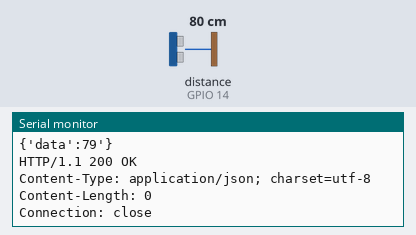
A sketch run on a simulated ESP8266 (NodeMCU). On the bench: the last lines printed to the serial monitor. Wiring (inferred from the names in the program): ultrasonic range finder: trigger GPIO 12; echo GPIO 14. Inputs (shaded band) come from the test bench; at power-on: distance to the obstacle (sensor on GPIO 14) 80 cm. The echo pulse lasts 58.3 µs per cm; WiFi joins after 1.5 s; servers stay silent unless stated; uploads are accepted with an empty reply.

Above: at 2.7 s.
2.8 s: distance to the obstacle (sensor on GPIO 14) set to 2 cm
At 4.1 s:
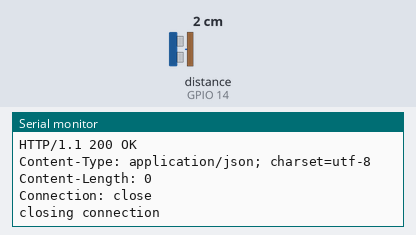
9.9 s: distance to the obstacle (sensor on GPIO 14) set to 4 cm
At 14.21 s:
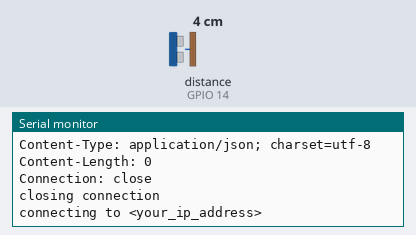
Timing chart, 0 to 15.7 s (numbered marks = the images above; inputs shaded):
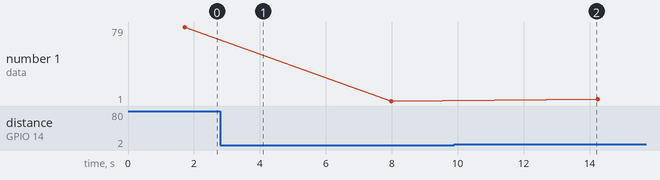

Measured:
- plotted number 1: 79 → 1 after the input at 2.8 s, 1 → 3 after the input at 9.9 s

The sketch:

nodemcu_code.ino
```cpp
#include <ESP8266WiFi.h>

char ssid[]     = "<your_wifi_name>";
char password[] = "<your_wifi_password";
const char* HOST_IP = "<your_ip_address>";     // Localhost Server IP
const int HOST_PORT = 80;
// URI for the request
String url = "/liveSensorData";


const int trig = 12; // D6
const int echo = 14; // D5

int distance;  // This variable will store the distance of the object from the sensor.

void setup() {
  // Ultrasonic
  pinMode(trig, OUTPUT);
  pinMode(echo, INPUT);

  // Defining the Baud Rate
  Serial.begin(115200);
  delay(10);

  // Establishing Connection with WIFI:
  Serial.println();
  Serial.println();
  Serial.print("Connecting to ");
  Serial.println(ssid);
  WiFi.begin(ssid, password);
  while (WiFi.status() != WL_CONNECTED) {
    delay(500);
    Serial.print(".");
  }
  Serial.println("");
  Serial.println("WiFi connected");
  Serial.println("IP address: ");
  Serial.println(WiFi.localIP());
}

void loop() {
  // Checking the connection status of Wi-Fi:
  if(WiFi.status() != WL_CONNECTED) {
    WiFi.begin(ssid, password);
    Serial.println("Not connected to WIFI");
    return;
  } else {
    // Connecting To the Server:
    Serial.print("connecting to ");
    Serial.println(HOST_IP);
    // Use WiFiClient class to create TCP connections
    WiFiClient client;
    if (!client.connect(HOST_IP, HOST_PORT)) {
      // If NodeMCU is not able to connect to the server.
      Serial.println("connection failed");
    } else {
        // Input the data of Ultrasonic Sensor
        digitalWrite(trig, LOW);
        delayMicroseconds(2);
        digitalWrite(trig, HIGH);
        delayMicroseconds(10);
        digitalWrite(trig, LOW);
        // Calculating the distance by multiplying the speed of sound by the time of echo
        distance = pulseIn(echo, HIGH) * 0.034 / 2;
        String data = "{'data':" + String(distance) + "'}";
        Serial.println(data);
        // Send request to the server:
        client.println("POST " + url + " HTTP/1.1");
        client.println("Host: server_name");
        client.println("Accept: *" + url + "*");
        client.println("Content-Type: application/x-www-form-urlencoded");
        client.print("Content-Length: ");
        client.println(data.length());
        client.println();
        client.print(data);
        unsigned long timeout = millis();
        while (client.available() == 0) {
          if (millis() - timeout > 5000) {
            Serial.println(">>> Client Timeout !");
            client.stop();
            return;
          }
        }
        // Read all the lines of the reply from server and print them to Serial
        while (client.available()) {
          String line = client.readStringUntil('\r');
          Serial.print(line);
        }
        Serial.println();
        Serial.println("closing connection");
    }
  }
  // We will send the requests in every 5 seconds, that's why we are adding a delay of 5000 miliseconds => 5 sec.
  delay(5000);
}
```
